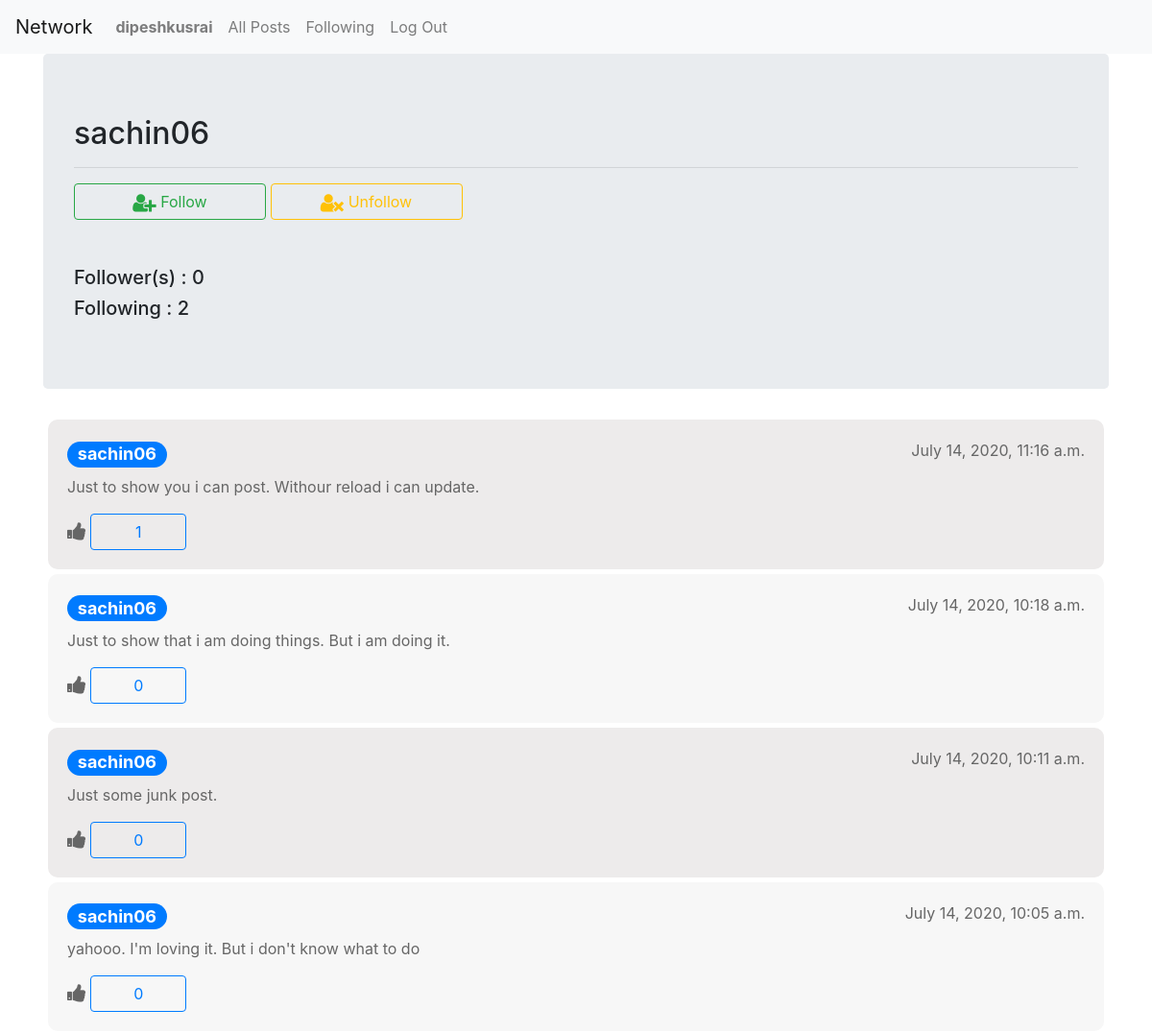
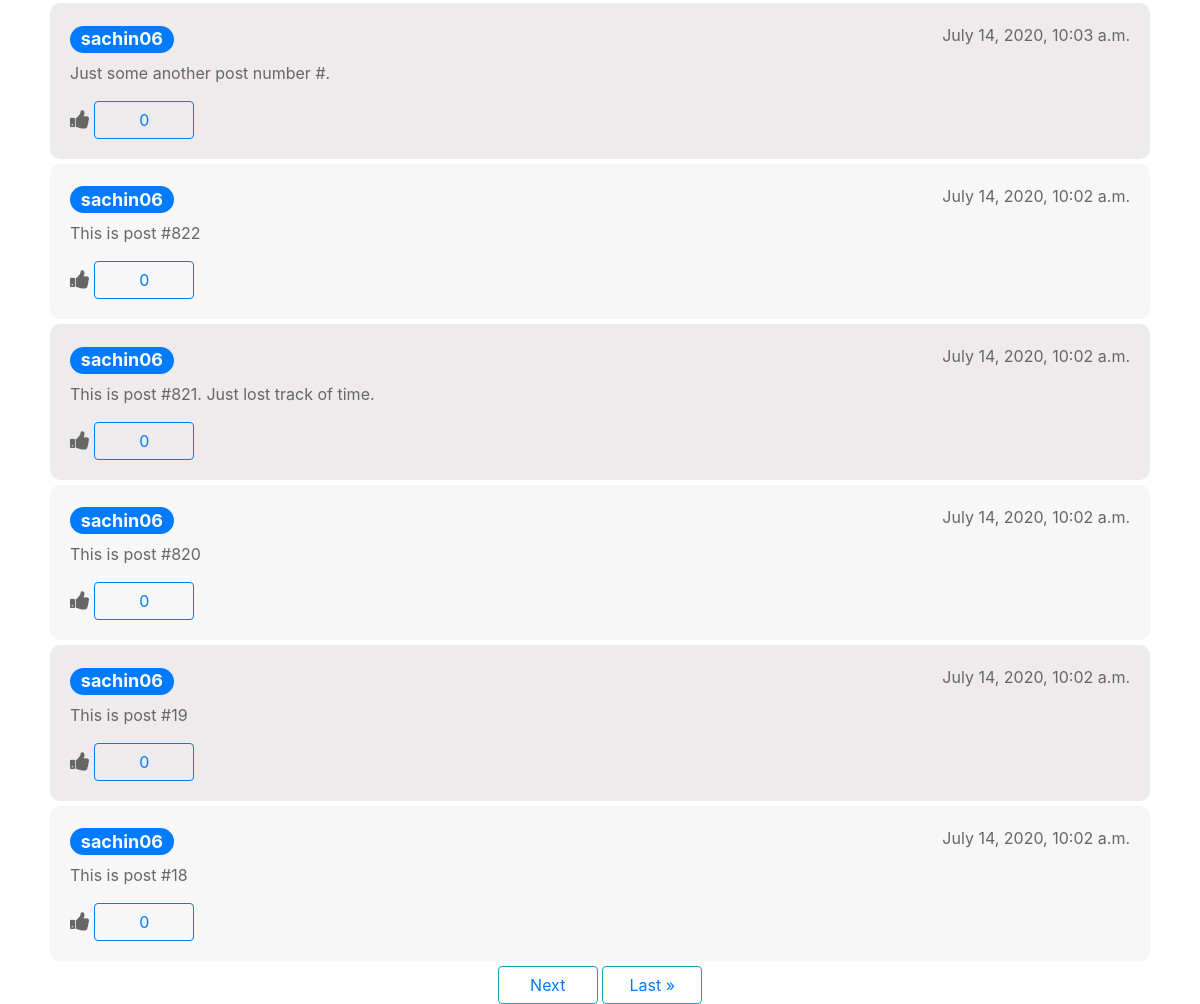
Screenshot of /profile/sachin06 (signed in) with the database file from the repository (2 pictures, top to bottom).
### network/models.py (models this page shows)
class User(AbstractUser):
    pass

class post(models.Model):
    user = models.CharField(max_length=20)
    content = models.CharField(max_length=320)
    time = models.DateTimeField(auto_now=True, blank=True)

### network/views.py (the view)
# urls.py: path("profile/<str:username>", views.profile, name="profile"),
def profile(request, username):
    if not request.user.is_authenticated:
        return HttpResponseRedirect(reverse("login"))
    follow = following.objects.filter(user = username)
    followed_by = following.objects.filter(following = username)
    result = post.objects.filter(user = username)
    print(username)
    ids = [p.id for p in result]
    content = [p.content for p in result]
    user = [p.user for p in result]
    time = [p.time for p in result]
    likes =[0]*len(ids)
    for i in range(len(ids)):
        likeCount = like.objects.filter(post_id=ids[i])
        likes[i] = len(likeCount)
    posts = []
    for i in reversed(range(len(content))):
        posts.append({'id' : ids[i],'user' : user[i], 'content' : content[i], 'time' : time[i], 'likes': likes[i]})
    paginator = Paginator(posts,10)
    page = request.GET.get('page')
    posts = paginator.get_page(page)
    return render(request, "network/profile.html" ,{
        'posts' : posts,
        'follow' : len(follow),
        'followed_by' : len(followed_by),
        'user' : username
    })

### network/templates/network/profile.html (shortened to what this page needs)
{% extends "network/layout.html" %}
{% block body %}
<div class="container">
    <div class="jumbotron">
        <h2>{{user}}</h2>
        <hr>
        {% if user != request.user.get_username %}
            <button class="btn btn-outline-success btn-md follow" style="width: 200px;" data-user="{{user}}" data-current="{{request.user.get_username}}"><i class="fa fa-user-plus fa-lg"></i> Follow</button>
            <button class="btn btn-outline-warning btn-md unfollow" style="width: 200px;" data-user="{{user}}" data-current="{{request.user.get_username}}"><i class="fa fa-user-times fa-lg"></i> Unfollow</button>
        {%endif%}
        <br>
        <br>
        <br>
        <h5>Follower(s) : <span id="followerCount">{{followed_by}}</span>  </h5>
        <h5>Following : <span id="followingCount">{{follow}}</span></h5>
    </div>
    <div class="display">
        {% for post in posts%}
            <div class="post">
                <p class="float-right">{{post.time}}</p>
                <h4><a href="{% url 'profile' post.user  %}" class="badge badge-pill badge-primary">{{post.user}}</a></h4>
                <div>
                    <p class="card-text">{{post.content}}</p>
                    <span style="height: 100px;"><i class='fa fa-thumbs-up fa-lg'></i></span>
                    <input type="button" data-post="{{post.id}}" data-user="{{request.user.get_username}}" class="btn btn-outline-primary btn-md like_btn" style="width: 100px;" value="{{post.likes}}">
                </div>
            </div>
        {%endfor%}
    </div>
    <div class="pagination justify-content-center">
        <span class="step-links">
            {% if posts.has_next %}
                <button type="button" class="btn btn-outline-info" style="width: 100px;"><a href="?page={{ posts.next_page_number }}">Next</a></button>
                <button type="button" class="btn btn-outline-info" style="width: 100px;"><a href="?page={{ posts.paginator.num_pages }}">Last &raquo;</a></button>
            {% endif %}
        </span>
    </div>
</div>
{% endblock %}

### network/templates/network/layout.html (shortened to what this page needs)
{% load static %}
<!DOCTYPE html>
<html lang="en">
    <head>
        <link rel="stylesheet" href="https://stackpath.bootstrapcdn.com/bootstrap/4.4.1/css/bootstrap.min.css">
        <link href="{% static 'network/styles.css' %}" rel="stylesheet">
        <link href="https://stackpath.bootstrapcdn.com/font-awesome/4.7.0/css/font-awesome.min.css" rel="stylesheet">
    </head>
    <body>
        <nav class="navbar navbar-expand-lg navbar-light bg-light">
            <a class="navbar-brand" href="{% url 'index' %}">Network</a>
            <div>
              <ul class="navbar-nav mr-auto">
                {% if request.user.is_authenticated %}
                    <li class="nav-item">
                        <a class="nav-link" href="{% url 'profile' request.user.username  %}"><strong>{{ request.user.username }}</strong></a>
                    </li>
                {% endif %}
                <li class="nav-item">
                  <a class="nav-link" href="{% url 'index' %}">All Posts</a>
                </li>
                {% if request.user.is_authenticated %}
                    <li class="nav-item">
                        <a class="nav-link" href="{% url 'following'  request.user.username  %}">Following</a>
                    </li>
                    <li class="nav-item">
                        <a class="nav-link" href="{% url 'logout' %}">Log Out</a>
                    </li>
                {% endif %}
              </ul>
            </div>
          </nav>
        <div class="body">
            {% block body %}
            {% endblock %}
        </div>
    </body>
</html>

### network/static/network/styles.css (style rules this page uses)
.post { padding: 20px; margin: 5px; background : #edebeb; color: #666; border-radius: 10px; }
.post:nth-of-type(even) { background: #f7f7f7; }

### rows the page displays
User: user.username "dipeshkusrai"
post: time "July 14, 2020, 11:16 a.m.", user "sachin06", content "Just to show you i can post. Withour reload i can update."
post: time "July 14, 2020, 10:18 a.m.", user "sachin06", content "Just to show that i am doing things. But i am doing it."
post: time "July 14, 2020, 10:11 a.m.", user "sachin06", content "Just some junk post."
post: time "July 14, 2020, 10:05 a.m.", user "sachin06", content "yahooo. I'm loving it. But i don't know what to do"
post: time "July 14, 2020, 10:03 a.m.", user "sachin06", content "Just some another post number #."
post: time "July 14, 2020, 10:02 a.m.", user "sachin06", content "This is post #822"
post: time "July 14, 2020, 10:02 a.m.", user "sachin06", content "This is post #821. Just lost track of time."
post: time "July 14, 2020, 10:02 a.m.", user "sachin06", content "This is post #820"
post: time "July 14, 2020, 10:02 a.m.", user "sachin06", content "This is post #19"
post: time "July 14, 2020, 10:02 a.m.", user "sachin06", content "This is post #18"

### other values shown
{{ user }} "sachin06"
{{ followed_by }} "0"
{{ follow }} "2"
